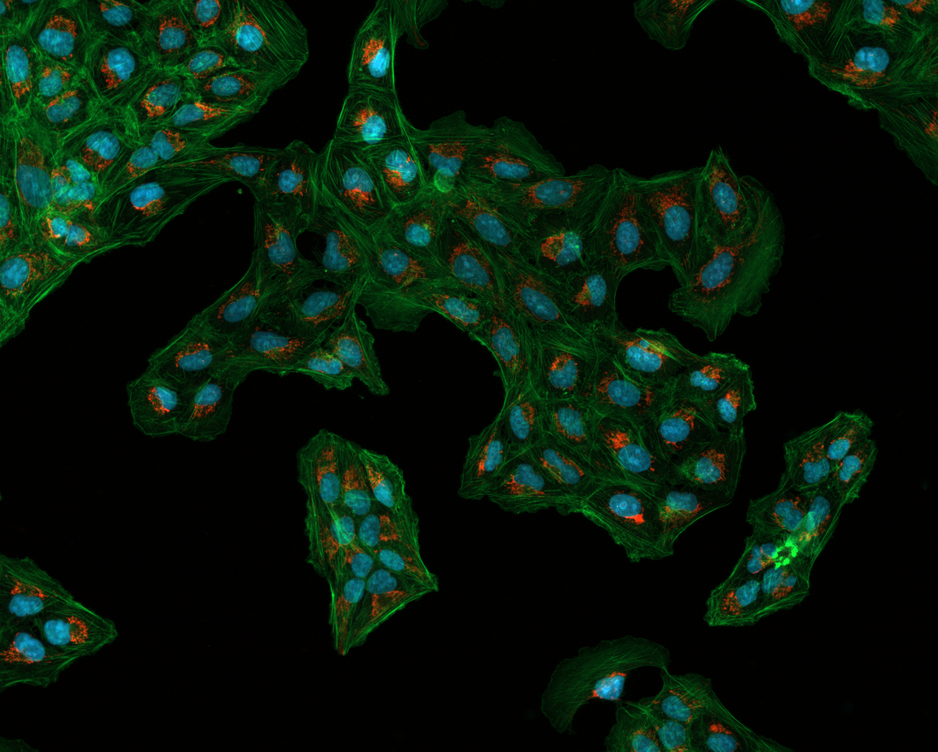
#> input picture images/Osteosarcoma_01.tif, 938 x 752 px, shrunk from 1376 x 1104 before the run
$ python tutorial51_what_is_image_segmentation_and_thresholding.py
#> lines starting #> are read from the running program, lines starting #| are printed output that depends on the picture; after the words box and inside, x2 and y2 are one past the last pixel; in counts of white or black regions, pixels touching at a corner belong together
#Video Playlist: https://www.youtube.com/playlist?list=PLHae9ggVvqPgyRQQOtENr6hK0m1UquGaG

"""
Manual and auto thresholding
"""

import cv2
import matplotlib.pyplot as plt

img = cv2.imread("images/Osteosarcoma_01.tif", 1)
#> img is the input picture: shape (752, 938, 3); mean B, G, R 11.1, 23.9, 7

#########################MANUAL##################
#Separate blue channels as they contain nuclei pixels (DAPI).
blue_channel = img[:,:,0]
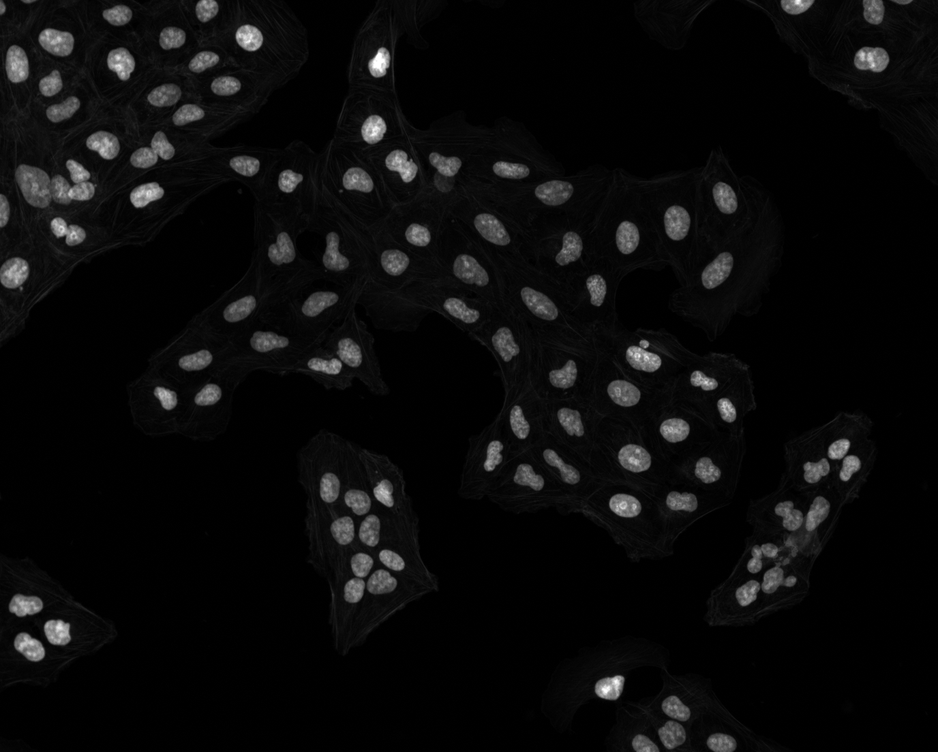
#> blue_channel: shape (752, 938); min 0, max 255, mean 11.1
plt.imshow(blue_channel, cmap='gray')

#plt.hist(blue_channel.flat, bins=100, range=(0,150))  #.flat returns the flattened numpy array (1D)

#Manual thresholding by setting threshold value to numpy array
#After thresholding we will get a binary image.
background = (blue_channel <= 40)
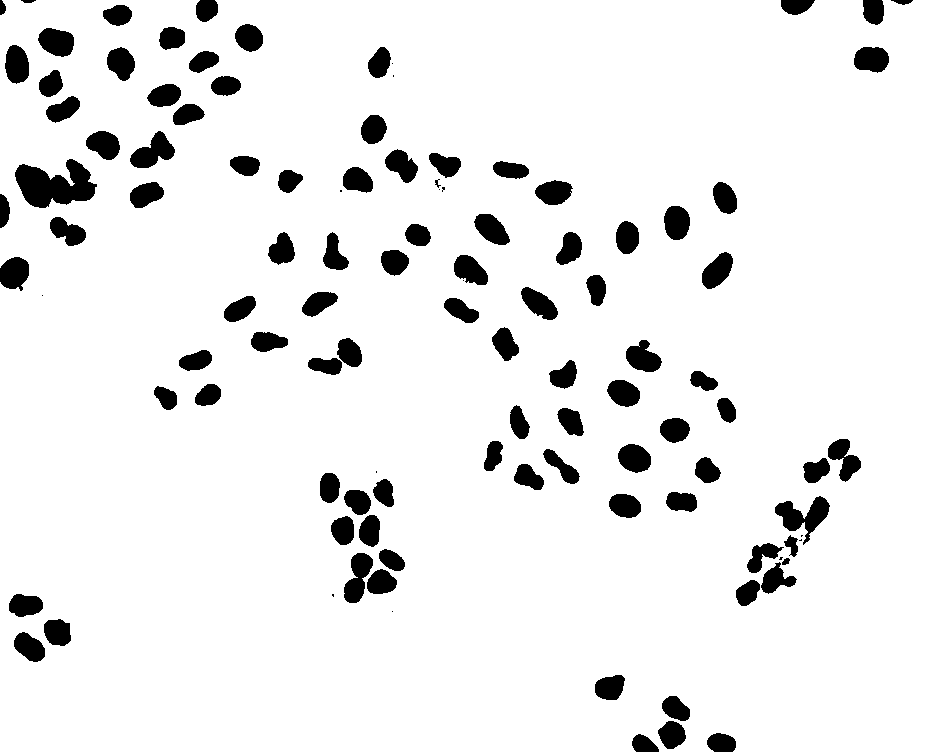
#> background: shape (752, 938) bool; 92.4% white; 111 black regions (13 under 20 px), largest, box (x1, y1, x2, y2) and area: (15, 159, 97, 208) 2455, (775, 496, 830, 545) 1144, (130, 131, 175, 168) 906
nuclei = (blue_channel > 40)
plt.imshow(nuclei, cmap='gray')

#Using opencv to perform manual threshold
#All pixels above 40 will have pixel value 255
#Should be exactly same as the above method.
ret1, thresh1 = cv2.threshold(blue_channel, 40, 255, cv2.THRESH_BINARY)
plt.imshow(thresh1, cmap='gray')

######################################################

############# AUTO using OTSU ##########################
#Using opencv for otsu based automatic thresholding
ret2, thresh2 = cv2.threshold(blue_channel,0,255,cv2.THRESH_BINARY+cv2.THRESH_OTSU)
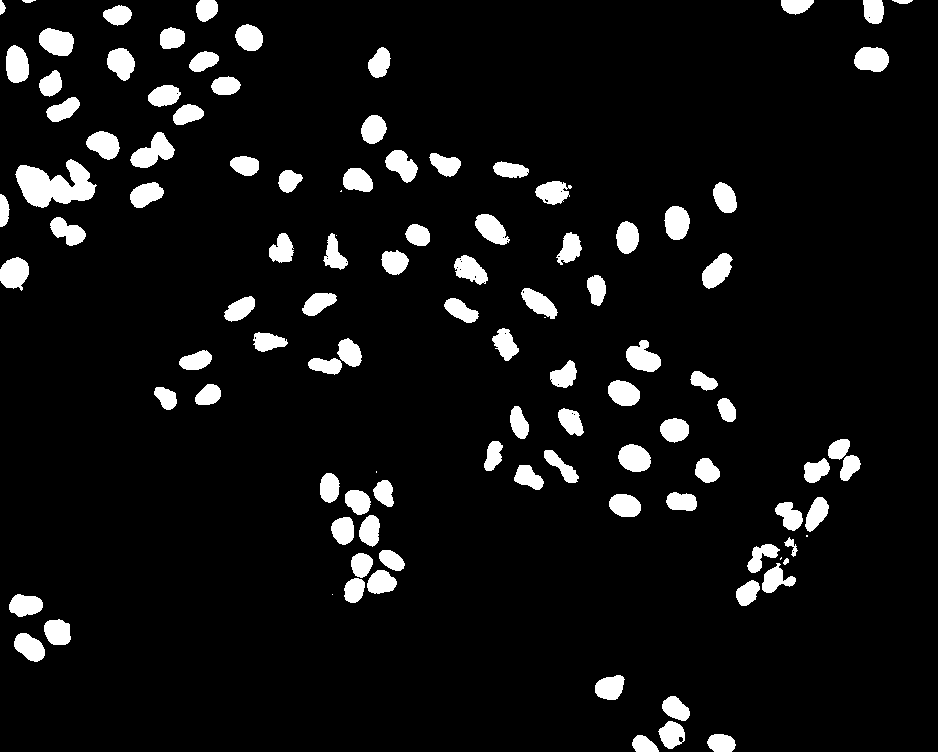
#> thresh2: shape (752, 938); 7.1% white; 107 white regions (7 under 20 px), largest, box (x1, y1, x2, y2) and area: (15, 159, 97, 208) 2345, (130, 132, 175, 168) 862, (39, 28, 74, 56) 747
#> ret2 = 50
#Reports a value of 50 as threshold for the nuclei.

#Now, let us segment the image, meaning assign values of 0, 1, 2, ... to pixels
import numpy as np
#np.digitize needs bins to be defined as an array
#So let us convert the threshold value to an array
# #np.digitize assign values 0, 1, 2, 3, ... to pixels in each class.
#For binary it wold be 0 and 1.
regions1=np.digitize(blue_channel, bins=np.array([ret2]))
#> regions1: shape (752, 938) int64; values 0 (black) and 1 (white), 7.2% white; 106 white regions (7 under 20 px), largest, box (x1, y1, x2, y2) and area: (15, 159, 97, 208) 2351, (130, 131, 175, 168) 867, (344, 553, 373, 603) 829
plt.imshow(regions1)

####################################################################
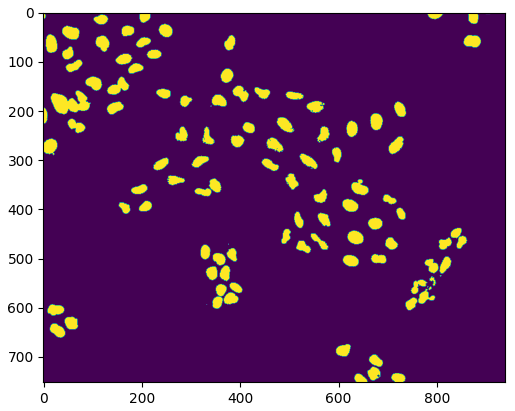
#> figure drawn by matplotlib, 1 panel
